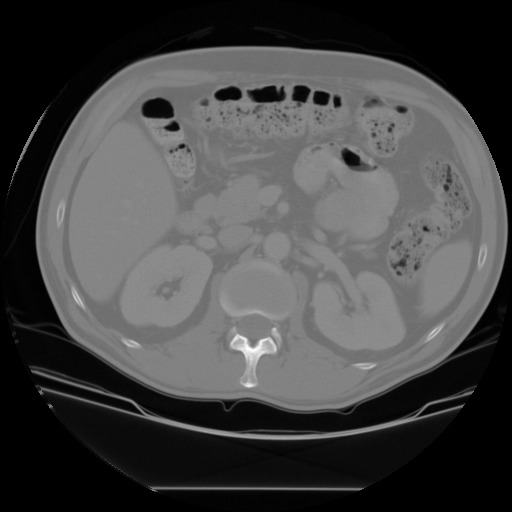
#> input picture assignment-3-rajamkv/images/kidney.jpg, 512 x 512 px
$ jupyter execute Q2.ipynb
#> lines starting #> are read from the running program, lines starting #| are printed output that depends on the picture; after the words box and inside, x2 and y2 are one past the last pixel; in counts of white or black regions, pixels touching at a corner belong together
[cell 1]
import numpy as np
import cv2
from matplotlib import pyplot as plt
import colorsys
import random

[cell 2]
def erosion_dilation(img,erosion=True,s=3):
    padding=True
    st = 1
    if padding:
        pad_size = s//2
        img = np.pad(img,(pad_size,pad_size),mode='edge')

    h,w = img.shape[0],img.shape[1]

    rows = (h - s)//st +1
    cols = (w - s)//st +1
    out = np.zeros((rows,cols))

    for i in range(rows):
        for j in range(cols):
            curr = img[i:i+s,j:j+s]
            if erosion:
                out[i,j] = np.min(curr)
            else:
                out[i,j] = np.max(curr)

    return out

def two_pass(img):
    cls = np.zeros(img.shape,dtype=np.int32)
    #1st pass
    neig = []
    c = 0
    if img[0,0]==0:
        cls[0,0] = 0
    else:
        cls[0,0] = 1
        c = 1
    for i in range(img.shape[0]):
        for j in range(img.shape[1]):
            if i==0:
                if j!=0:
                    if img[i,j]==1 and img[i,j-1]==1:
                        cls[i,j] = cls[i,j-1]
                    elif img[i,j]==1:
                        cls[i,j] = c+1
                        c+=1
            else:
                if img[i,j]==1 and img[i-1,j]==1:
                    cls[i,j] = cls[i-1,j]
                    if j>0 and img[i,j-1]==1:
                        cls[i,j] = np.min(np.array([cls[i-1,j],cls[i,j-1]]))
                        if cls[i-1,j]!=cls[i,j-1]:
                            neig.append(cls[i-1,j])
                            neig.append(cls[i,j-1])
                elif img[i,j]==1 and j>0 and img[i,j-1]==1:
                    cls[i,j] = cls[i,j-1]
                elif img[i,j]==1:
                    cls[i,j] = c+1
                    c+=1

    #calculate the neigbourhood
    arr = np.arange(c+1)

    for i in range(len(neig)//2):
        j = min(neig[2*i],neig[2*i+1])
        k = max(neig[2*i],neig[2*i+1])
        arr[k] = j

    for i in range(c+1):
        j = arr[i]
        k = i
        while j!=k:
            k = j
            j = arr[j]
        arr[i] = j
    out = cls.copy()
    for i in range(img.shape[0]):
        for j in range(img.shape[1]):
            out[i,j] = arr[cls[i,j]]

#     u = np.unique(cls)
    return out,arr

def random_colors(N, bright=True):

    brightness = 1.0 if bright else 0.4
    hsv = [(i / N, 1, brightness) for i in range(N)]
    colors = list(map(lambda c: colorsys.hsv_to_rgb(*c), hsv))
    random.shuffle(colors)
    return colors

[cell 3]
_,img = cv2.threshold(cv2.cvtColor(cv2.imread('../images/kidney.jpg'),cv2.COLOR_BGR2GRAY),128,255,cv2.THRESH_BINARY)
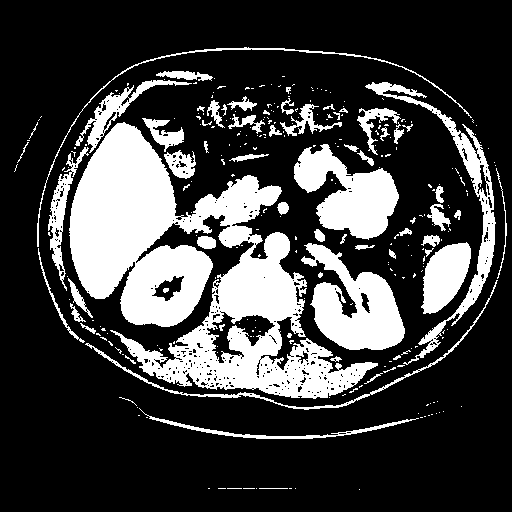
#> img: shape (512, 512); 25.1% white; 282 white regions (218 under 20 px), largest, box (x1, y1, x2, y2) and area: (69, 122, 378, 399) 35633, (301, 243, 405, 350) 5854, (294, 144, 399, 240) 5410
img = img//255
out1 = erosion_dilation(img,erosion=True,s=11)
#> in erosion_dilation, `img = np.pad(img,(pad_size,pad_size),mode='edge')`:
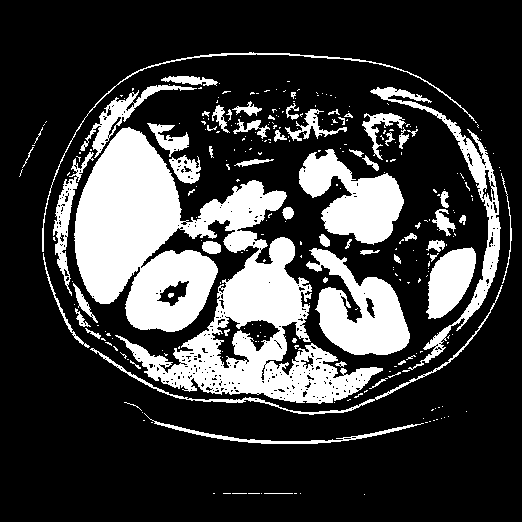
#> img: shape (522, 522); values 0 (black) and 1 (white), 24.1% white; 282 white regions (218 under 20 px), largest, box (x1, y1, x2, y2) and area: (74, 127, 383, 404) 35633, (306, 248, 410, 355) 5854, (299, 149, 404, 245) 5410
#> after the loop in erosion_dilation, `for i in range(rows):`:
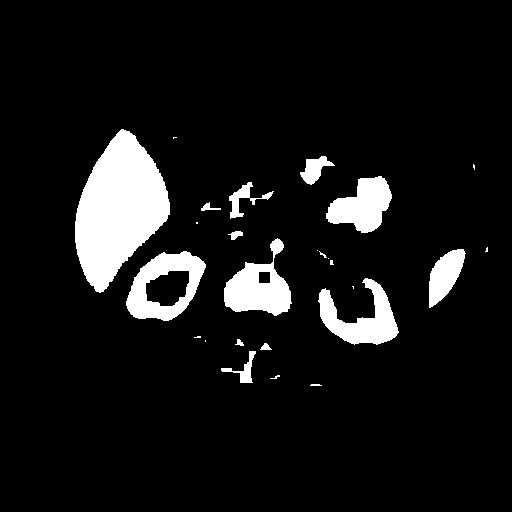
#> out: shape (512, 512) float64; values 0 (black) and 1 (white), 8.6% white; 26 white regions (12 under 20 px), largest, box (x1, y1, x2, y2) and area: (75, 129, 170, 293) 9547, (126, 251, 206, 321) 2765, (224, 238, 292, 316) 2707
out1 = erosion_dilation(out1,erosion=False,s=11)
#> call 2 of erosion_dilation, with erosion = False, s = 11
#> in erosion_dilation (call 2), `img = np.pad(img,(pad_size,pad_size),mode='edge')`:
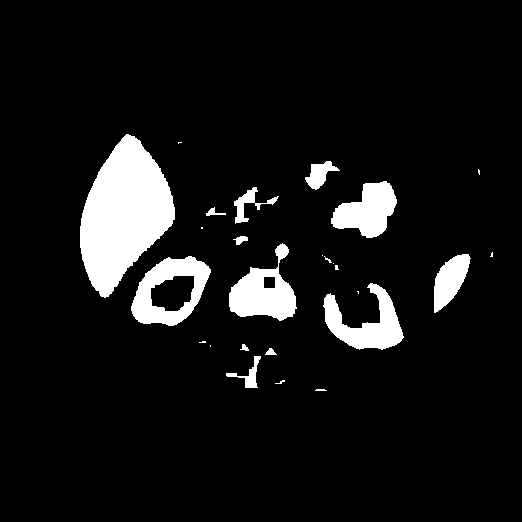
#> img: shape (522, 522) float64; values 0 (black) and 1 (white), 8.3% white; 26 white regions (12 under 20 px), largest, box (x1, y1, x2, y2) and area: (80, 134, 175, 298) 9547, (131, 256, 211, 326) 2765, (229, 243, 297, 321) 2707
#> after the loop in erosion_dilation (call 2), `for i in range(rows):`:
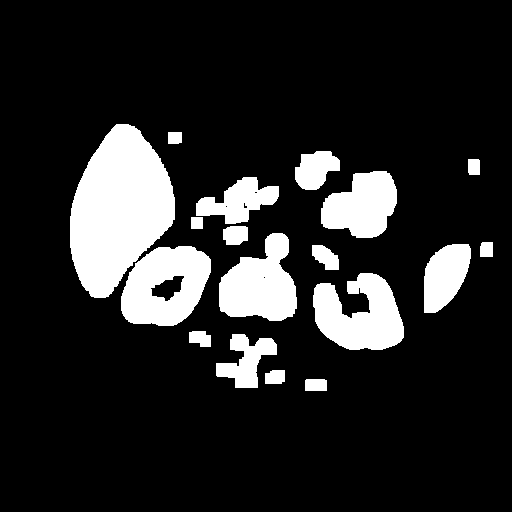
#> out: shape (512, 512) float64; values 0 (black) and 1 (white), 15.2% white; 18 white regions, largest, box (x1, y1, x2, y2) and area: (70, 124, 175, 298) 12237, (121, 246, 211, 326) 5075, (313, 273, 404, 350) 4740
plt.imshow(out1,'gray')
plt.show()

[cell 4]
cls,arr = two_pass(out1)
#> after the loop in two_pass, `for i in range(img.shape[0]):`:
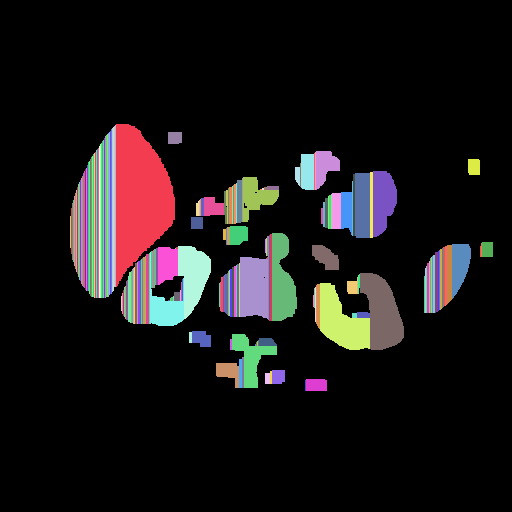
#> cls: shape (512, 512) int32; 212 distinct labels, from 0 to 211; one colour per label, 0 black
#> after the loop in two_pass, `for i in range(img.shape[0]):`:
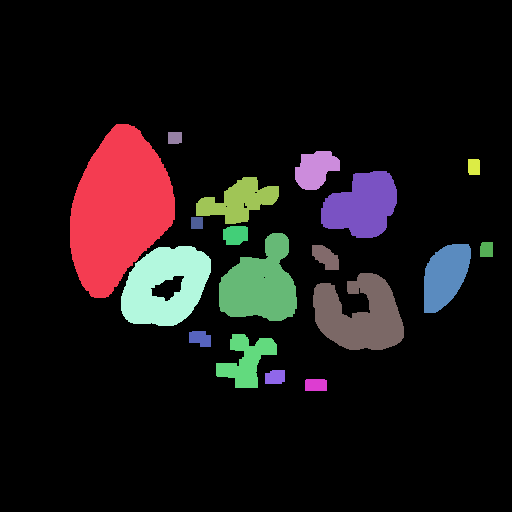
#> out: shape (512, 512) int32; 19 distinct labels, from 0 to 210; one colour per label, 0 black
#> arr = 212 values, max 210 at index 210, min 0 at index 0, mean 78.19
a,c = np.unique(cls,return_counts=True)
#> a = 19 values from 0 to 210; c = 19 values, max 222251 at index 0, min 144 at index 7, mean 13797.1
c = c[1:]
#> c = 18 values, max 12237 at index 0, min 144 at index 6, mean 2216.3
a = a[1:]
#> a = 18 values from 1 to 210
out = out1.copy()

for i in range(a.size):
    if c[i]<300:
        out[cls==a[i]] = 0
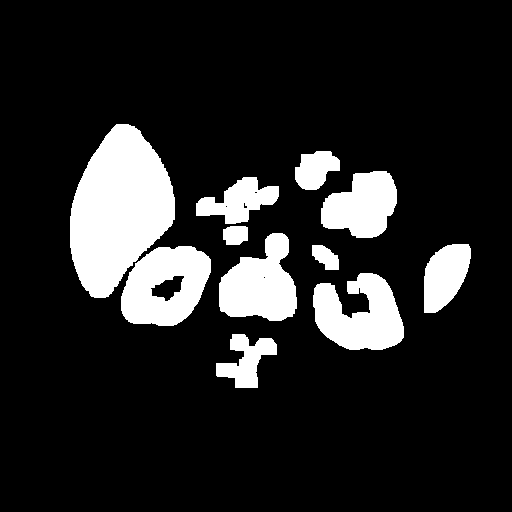
#> out: shape (512, 512) float64; values 0 (black) and 1 (white), 14.6% white; 11 white regions, largest, box (x1, y1, x2, y2) and area: (70, 124, 175, 298) 12237, (121, 246, 211, 326) 5075, (313, 273, 404, 350) 4740

new_cls = cls.copy()
for i in range(a.size):
    new_cls[cls==a[i]] = i
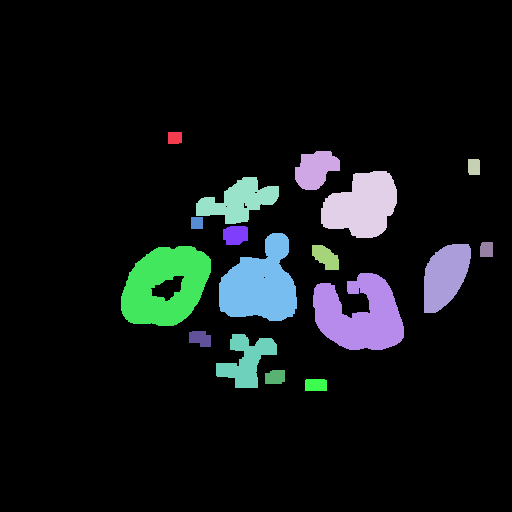
#> new_cls: shape (512, 512) int32; 18 distinct labels, from 0 to 17; one colour per label, 0 black

cols = random_colors(a.size)
#> in random_colors, `colors = list(map(lambda c: colorsys.hsv_to_rgb(*c), hsv))`: colors = [(1, 0, 0), (1, 0.333, 0), (1, 0.667, 0), (1, 1, 0), (0.667, 1, 0), (0.333, 1, 0), (0, 1, 0), (0, 1, 0.333), (0, 1, 0.667), (0, 1, 1), (0, 0.667, 1), (0, 0.333, 1), (0, 0, 1), (0.333, 0, 1), (0.667, 0, 1), (1, 0, 1), (1, 0, 0.667), (1, 0, 0.333)]
#> cols = [(0, 0.333, 1), (0, 1, 1), (1, 0, 0), (1, 0, 0.667), (1, 0.667, 0), (1, 0, 1), (0, 0.667, 1), (1, 1, 0), (0.333, 1, 0), (1, 0, 0.333), (0.667, 0, 1), (0, 1, 0), (0, 1, 0.333), (0, 1, 0.667), (0.667, 1, 0), (1, 0.333, 0), (0.333, 0, 1), (0, 0, 1)]
final_out = np.zeros((out.shape[0],out.shape[1],3),dtype=np.uint8)

for i in range(out.shape[0]):
    for j in range(out.shape[1]):
        if out[i,j]==0:
            final_out[i,j,:] = 0
        else:
            final_out[i,j,:] = cols[new_cls[i,j]]
            final_out[i,j,:] *= 255
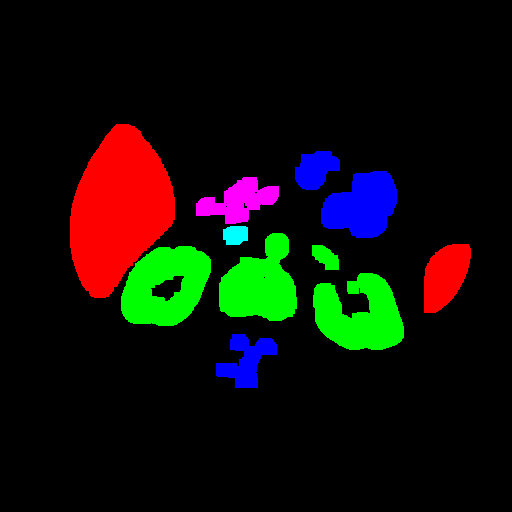
#> final_out: shape (512, 512, 3); mean of channels 0, 1, 2 8.8, 14.8, 16.2; drawn as B, G, R

$ run again, with assignment-3-rajamkv/images/coins.jpg copied over assignment-3-rajamkv/images/kidney.jpg
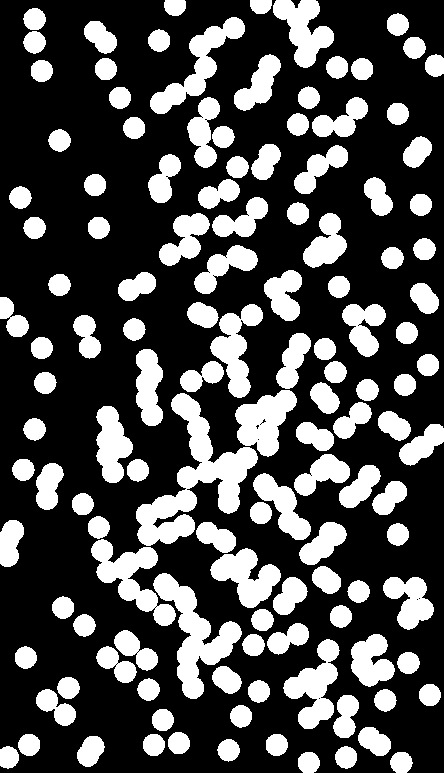
#> input picture assignment-3-rajamkv/images/coins.jpg, 444 x 773 px
#> `cls,arr = two_pass(out1)`: arr = 1071 values, max 1064 at index 1064, min 0 at index 0, mean 518.6
#> `a,c = np.unique(cls,return_counts=True)`: a = 155 values from 0 to 1064; c = 155 values, max 248260 at index 0, min 254 at index 2, mean 2214.3
#> `c = c[1:]`: c = 154 values, max 3697 at index 108, min 254 at index 1, mean 616.6
#> `a = a[1:]`: a = 154 values from 1 to 1064
#> after the loop `for i in range(a.size):`:
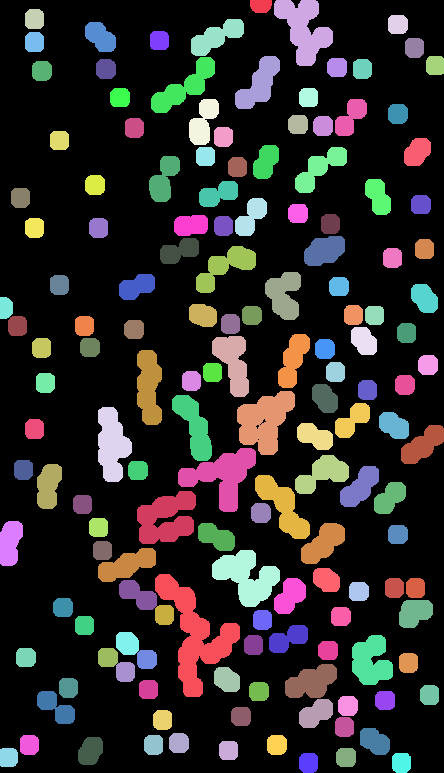
#> new_cls: shape (773, 444) int32; 154 distinct labels, from 0 to 153; one colour per label, 0 black
#> colors = 154 items, first 6: (1, 0, 0), (1, 0.039, 0), (1, 0.0779, 0), (1, 0.117, 0), (1, 0.156, 0), (1, 0.195, 0)
#> `cols = random_colors(a.size)`: cols = 154 items, first 6: (0.948, 1, 0), (0, 0.61, 1), (1, 0, 0.429), (0, 1, 0.766), (0.597, 0, 1), (0.13, 0, 1)
#> after the loop `for i in range(out.shape[0]):`:
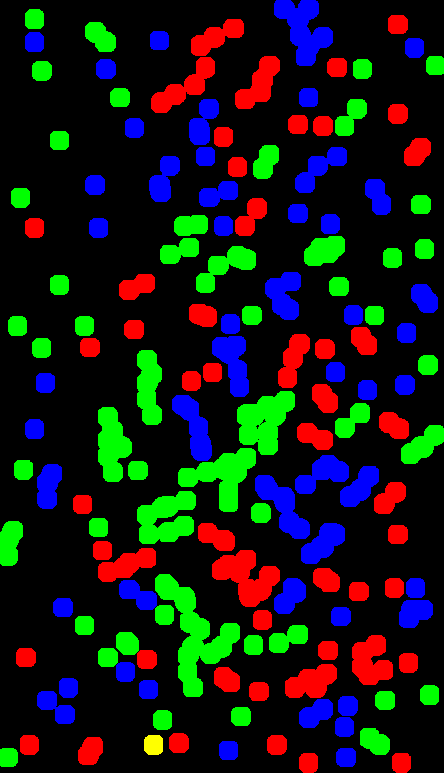
#> final_out: shape (773, 444, 3); mean of channels 0, 1, 2 22.7, 25.8, 21.7; drawn as B, G, R
